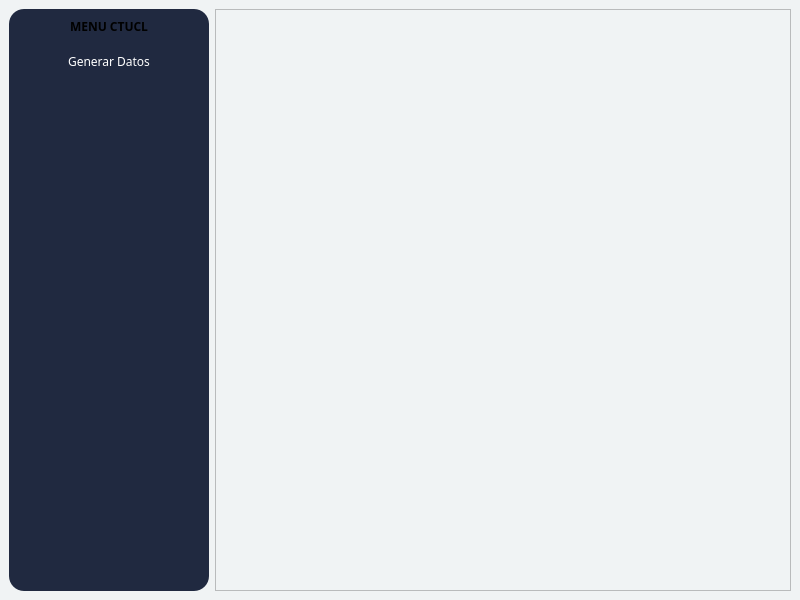
<?xml version="1.0" encoding="UTF-8"?>
<ui version="4.0">
 <class>MainWindow</class>
 <widget class="QMainWindow" name="MainWindow">
  <property name="geometry">
   <rect>
    <x>0</x>
    <y>0</y>
    <width>800</width>
    <height>600</height>
   </rect>
  </property>
  <property name="windowTitle">
   <string>MainWindow</string>
  </property>
  <widget class="QWidget" name="centralwidget">
   <property name="styleSheet">
    <string notr="true">background-color: rgb(240, 243, 244);</string>
   </property>
   <layout class="QHBoxLayout" name="horizontalLayout_2">
    <item>
     <layout class="QHBoxLayout" name="horizontalLayout">
      <item>
       <widget class="QFrame" name="frame">
        <property name="maximumSize">
         <size>
          <width>200</width>
          <height>16777215</height>
         </size>
        </property>
        <property name="styleSheet">
         <string notr="true">background-color: #202940;
border-radius:15px;</string>
        </property>
        <property name="frameShape">
         <enum>QFrame::Shape::StyledPanel</enum>
        </property>
        <property name="frameShadow">
         <enum>QFrame::Shadow::Raised</enum>
        </property>
        <layout class="QVBoxLayout" name="verticalLayout_2">
         <item>
          <layout class="QVBoxLayout" name="verticalLayout">
           <item>
            <widget class="QLabel" name="label">
             <property name="font">
              <font>
               <family>Sans Serif Collection</family>
               <bold>true</bold>
              </font>
             </property>
             <property name="text">
              <string>MENU CTUCL</string>
             </property>
             <property name="textFormat">
              <enum>Qt::TextFormat::MarkdownText</enum>
             </property>
             <property name="alignment">
              <set>Qt::AlignmentFlag::AlignCenter</set>
             </property>
            </widget>
           </item>
           <item>
            <widget class="QPushButton" name="pushButton">
             <property name="minimumSize">
              <size>
               <width>0</width>
               <height>40</height>
              </size>
             </property>
             <property name="maximumSize">
              <size>
               <width>16777215</width>
               <height>40</height>
              </size>
             </property>
             <property name="font">
              <font>
               <family>Sans Serif Collection</family>
              </font>
             </property>
             <property name="styleSheet">
              <string notr="true"> 
 
QPushButton {

                color: white;

            }

QPushButton:hover {
                background-color: #374151;
                color: #d1d5db;

            }</string>
             </property>
             <property name="text">
              <string>Generar Datos</string>
             </property>
             <property name="icon">
              <iconset theme="QIcon::ThemeIcon::DocumentNew"/>
             </property>
            </widget>
           </item>
           <item>
            <spacer name="verticalSpacer">
             <property name="orientation">
              <enum>Qt::Orientation::Vertical</enum>
             </property>
             <property name="sizeHint" stdset="0">
              <size>
               <width>20</width>
               <height>40</height>
              </size>
             </property>
            </spacer>
           </item>
          </layout>
         </item>
        </layout>
       </widget>
      </item>
      <item>
       <widget class="QFrame" name="frame_2">
        <property name="styleSheet">
         <string notr="true">
</string>
        </property>
        <property name="frameShape">
         <enum>QFrame::Shape::StyledPanel</enum>
        </property>
        <property name="frameShadow">
         <enum>QFrame::Shadow::Raised</enum>
        </property>
        <layout class="QHBoxLayout" name="horizontalLayout_4"/>
       </widget>
      </item>
     </layout>
    </item>
   </layout>
  </widget>
 </widget>
 <resources/>
 <connections/>
</ui>
